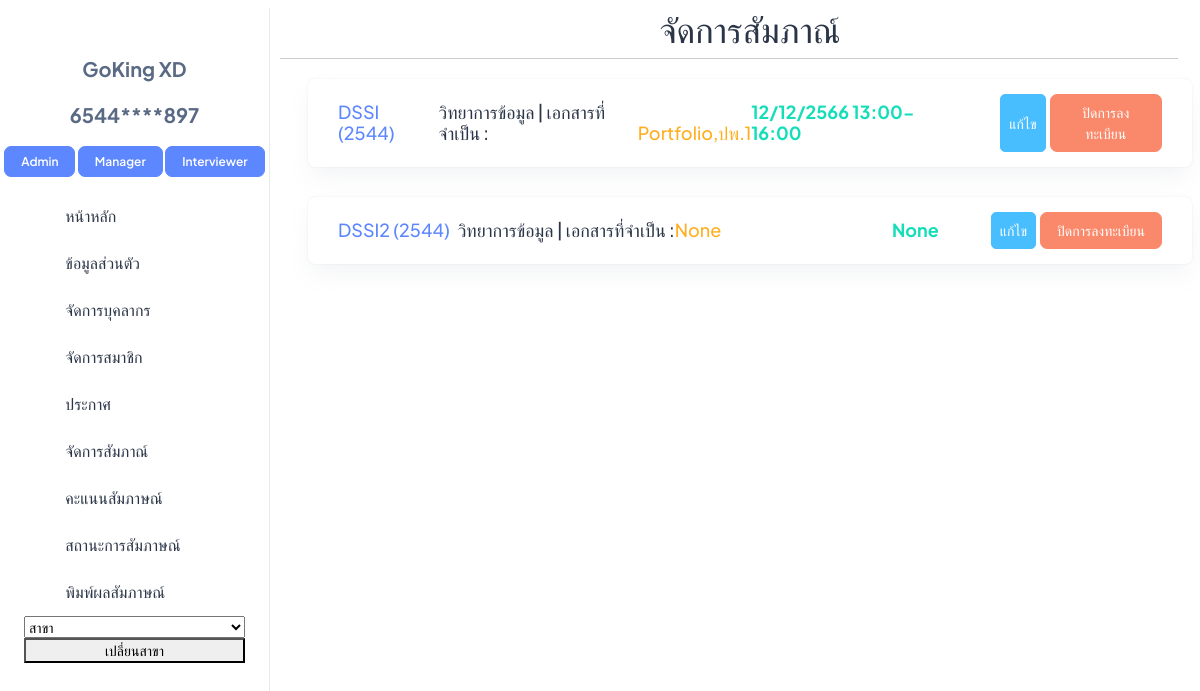
Before: /Manager_interview (signed in) with the older database file.
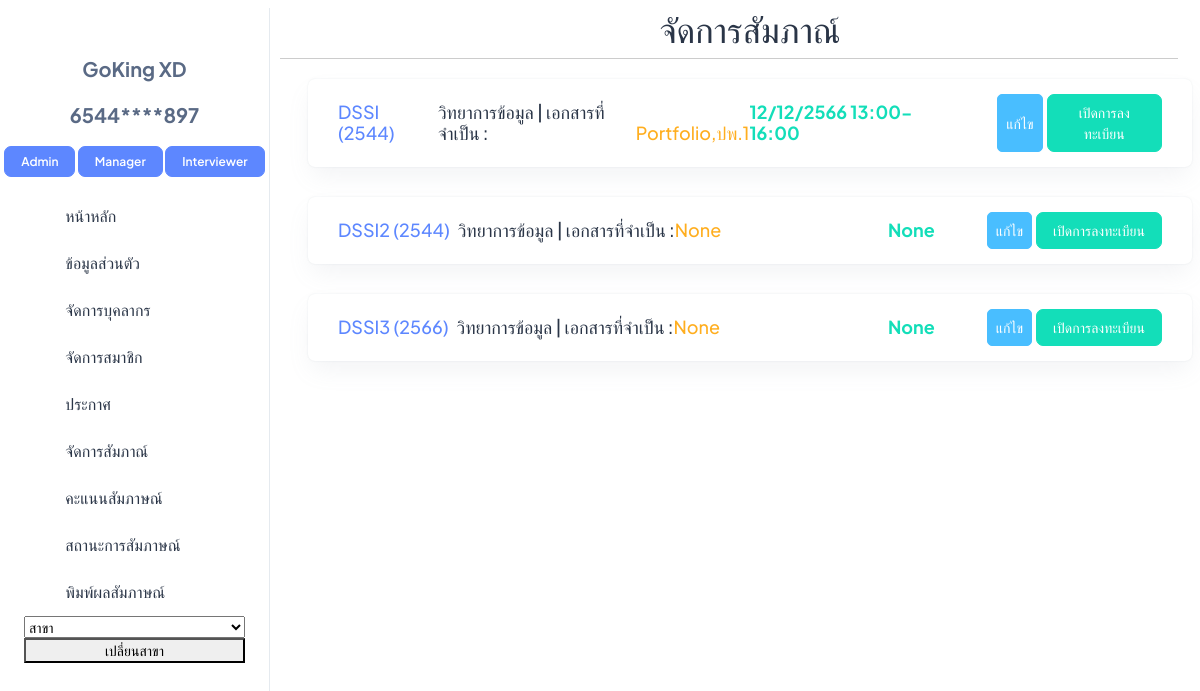
After: the same page with the newer database file.
### interview/models.py (models this page shows, shortened)
class User(AbstractBaseUser, PermissionsMixin):
    email = models.EmailField(unique=True)
    username = models.CharField(max_length=30, unique=True)
    first_name = models.CharField(max_length=100)
    last_name = models.CharField(max_length=100)
    gender = models.CharField(max_length=20)
    address = models.CharField(max_length=400)
    postcode = models.CharField(max_length=20)
    phone_number = models.CharField(max_length=10)
    citizen_id = models.CharField(max_length=13,unique=True,blank=True,null=True)
    birth_date = models.DateField(blank=True,null=True)
    date_joined = models.DateTimeField(default=timezone.now)
    is_active = models.BooleanField(default=True)
    is_staff = models.BooleanField(default=False)
    objects = CustomUserManager()
    USERNAME_FIELD = 'username'
    EMAIL_FIELD = 'email'
    REQUIRED_FIELDS = ['email']

class Role(models.Model):
    DEFAULT_ROLES = ['Admin', 'Manager','Interviewer', 'Student']
    name = models.CharField(max_length=50, default=DEFAULT_ROLES[0], choices=[(role, role) for role in DEFAULT_ROLES])
    users = models.ManyToManyField(User, related_name='roles', blank=True)
    TemporaryUser = models.ManyToManyField(TemporaryUser, related_name='roles', blank=True)

class Round(models.Model):
    major = models.ForeignKey(Major, on_delete=models.CASCADE)
    academic_year = models.CharField(max_length=20)
    round_name = models.CharField(max_length=20)
    manager = models.ForeignKey(User, on_delete=models.CASCADE)
    users = models.ManyToManyField(User, related_name='rounds_participated', blank=True)
    TemporaryUser = models.ManyToManyField(TemporaryUser,related_name='rounds_participated', blank=True)
    documents = models.CharField(max_length=200, null=True,blank=True)
    active = models.BooleanField(default=False,null=True,blank=True)
    interview_time = models.CharField(max_length=50, null=True, blank=True)

class Major(models.Model):
    major = models.CharField(max_length=100)
    faculty = models.ForeignKey(Faculty, on_delete=models.CASCADE)
    default_manager = models.ManyToManyField(User, blank=True,related_name='manager')
    users = models.ManyToManyField(User,blank=True)
    TemporaryUser = models.ManyToManyField(TemporaryUser , blank=True)
    def __str__(self) -> str:
        return f"{self.major}"

### interview/views.py (the view)
# urls.py: path('Manager_interview',Manager_interview, name='Manager_interview'),
@login_required
@user_passes_test(is_Manager)
def Manager_interview(request):
    user_rounds = Round.objects.filter(manager=request.user)
    return render(request,'manager/Manager_interview.html',{'rounds': user_rounds})

### interview/views.py (called while the page is built)
def is_Manager(user):
    if isinstance(user, User):
        return user.roles.filter(name='Manager').exists()
    else:
        return False

### interview/templates/manager/Manager_interview.html (shortened to what this page needs)
{% extends 'manager/base/n_base.html' %}
{% block topic %}
<h1 class="text-3xl text-gray-100 mt-2 text-center">จัดการสัมภาณ์</h1>
{% endblock %}
{% block content %}
<div class="pt-14 px-2">
    {% for round in rounds %}
    <div class="card w-100">
        <div class="card-body mini-card-body d-flex justify-content-between">
            <div class="d-flex">
                <h4 class="fs-5 text-primary mt-auto">{{ round.round_name }} ({{ round.academic_year }})</h4>
                <h4 class="fs-5 text-dark ms-2 mt-auto">{{ round.major }} | เอกสารที่จำเป็น :</h4>
                <h4 class="fs-5 text-warning mt-auto"> {{ round.documents }}</h4>
            </div>
            <div class="d-flex">
                <h4 class="fs-5 fw-bolder text-success mt-auto me-5">{{ round.interview_time }}</h4>
                <button class="btn btn-secondary btn-sm fs-3 mx-1">แก้ไข</button>
            <form method="post" action="{% url 'toggle_round_active' round.id %}">
                <button class="btn fs-3 {% if round.active %}btn-danger{% else %}btn-success{% endif %}" type="submit">{{ round.active|yesno:"ปิดการลงทะเบียน,เปิดการลงทะเบียน" }}</button>
            </form>
            </div>
        </div>
    </div>
    {% endfor %}
</div>
{% endblock %}

### interview/templates/manager/base/n_base.html (shortened to what this page needs)
<!DOCTYPE html>
<html lang="en">
    <head>
        {% load static %}
        <link rel="stylesheet" href="{% static 'css/styles.min.css' %}" />
      </head>
    <body>
        {% include 'manager/base/n_sidebar.html' %}
        <div style="padding-left: 300px;">
            {% block topic %}
            {% endblock %}
            <h1 class="full-width-underline"></h1>
            {% block content %}
            {% endblock %}
        </div>
    </body>
</html>

### interview/templates/manager/base/n_sidebar.html (shortened to what this page needs)
<!DOCTYPE html>
<html lang="en">
    <head>
        {% load static %}
        <link rel="stylesheet" href="{% static 'css/styles.min.css' %}" />
      </head>
<body>
<aside class="left-sidebar position-fixed">
    <div>
        {% if user.is_authenticated %}
        <a href="{% url 'log_out' %}">
            <i class="ti ti-logout fs-8 text-danger"style="display: block; text-align: center;"></i>
        </a>
        <p class="text-center pt-3 fw-bolder fs-6 text-muted">{{ user.first_name }} {{ user.last_name }}</p>
        <p class="text-center fw-bolder fs-6 text-muted">{{ user.citizen_id|slice:":4" }}****{{ user.citizen_id|slice:"-3:" }}</p>
        <div class="text-center">
            {% for role in user.roles.all %}
                {% if role.name == 'Admin' %}
                <a href="{% url 'Admin_page' %}" class="btn btn-primary fs-2 fw-semibold lh-sm">Admin</a>
                {% endif %}
                {% if role.name == 'Manager' %}
                <a href="{% url 'Manager_page' id=user.id %}" class="btn btn-primary fs-2 fw-semibold lh-sm">Manager</a>
                {% endif %}
                {% if role.name == 'Interviewer' %}
                <a href="{% url 'Interviewer_page' %}" class="btn btn-primary fs-2 fw-semibold lh-sm">Interviewer</a>
                {% endif %}
            {% endfor %}
        </div>
        {% endif %}
      </div>
      <nav class="sidebar-nav scroll-sidebar" data-simplebar="">
        <ul id="sidebarnav">
          <li class="sidebar-item mt-3">
            <a class="sidebar-link" href="{% url 'Manager_page' id=user.id %}" aria-expanded="false">
              <span>
                <i class="ti ti-home"></i>
              </span>
              <span class="hide-menu fs-4">หน้าหลัก</span>
            </a>
          </li>
          <li class="sidebar-item">
            <a class="sidebar-link" href="{% url 'manage_profile'%}" aria-expanded="false">
              <span>
                <i class="ti ti-user-circle"></i>
              </span>
              <span class="hide-menu fs-4">ข้อมูลส่วนตัว</span>
            </a>
          </li>
          <li class="sidebar-item">
            <a class="sidebar-link" href="{% url 'Manage_personnel'%}" aria-expanded="false">
              <span>
                <i class="ti ti-book"></i>
              </span>
              <span class="hide-menu fs-4">จัดการบุคลากร</span>
            </a>
          </li>
          <li class="sidebar-item">
            <a class="sidebar-link" href="{% url 'Manage_User'%}" aria-expanded="false">
              <span>
                <i class="ti ti-book"></i>
              </span>
              <span class="hide-menu fs-4">จัดการสมาชิก</span>
            </a>
          </li>
          <li class="sidebar-item">
            <a class="sidebar-link" href="{% url 'Manager_Announcement'%}" aria-expanded="false">
              <span>
                <i class="ti ti-book"></i>
              </span>
              <span class="hide-menu fs-4">ประกาศ</span>
            </a>
          </li>
          <li class="sidebar-item">
            <a class="sidebar-link" href="{% url 'Manager_interview'%}" aria-expanded="false">
              <span>
                <i class="ti ti-book"></i>
              </span>
              <span class="hide-menu fs-4">จัดการสัมภาณ์</span>
            </a>
          </li>
          <li class="sidebar-item">
            <a class="sidebar-link" href="{% url 'Manager_Score'%}" aria-expanded="false">
              <span>
                <i class="ti ti-book"></i>
              </span>
              <span class="hide-menu fs-4">คะแนนสัมภาษณ์</span>
            </a>
          </li>
          <li class="sidebar-item">
            <a class="sidebar-link" href="{% url 'Manager_Status'%}" aria-expanded="false">
              <span>
                <i class="ti ti-book"></i>
              </span>
              <span class="hide-menu fs-4">สถานะการสัมภาษณ์</span>
            </a>
          </li>
          <li class="sidebar-item">
            <a class="sidebar-link" href="{% url 'Manager_Print_Interview'%}" aria-expanded="false">
              <span>
                <i class="ti ti-alien"></i>
              </span>
              <span class="hide-menu fs-4">พิมพ์ผลสัมภาษณ์</span>
            </a>
          </li>
          <form action="{% url 'chang_major' %}" method="post" >
            <div class="faculty_major">
                <select name="major" id="id_faculty_selection" style="width: 100%;">
                    <option value="">สาขา</option>
                </select>
                <button type="submit" style="width: 100%;">เปลี่ยนสาขา</button>
            </div>
        </form>
        </ul>
      </nav>
  </aside>
</body>
</html>

Changed rows visible on the page:
changed Round "DSSI": active "ปิดการลงทะเบียน" → "เปิดการลงทะเบียน"
changed Round "DSSI2": active "ปิดการลงทะเบียน" → "เปิดการลงทะเบียน"
added Round: round_name "DSSI3", academic_year "2566", major "วิทยาการข้อมูล", documents "None", interview_time "None", active "เปิดการลงทะเบียน"
